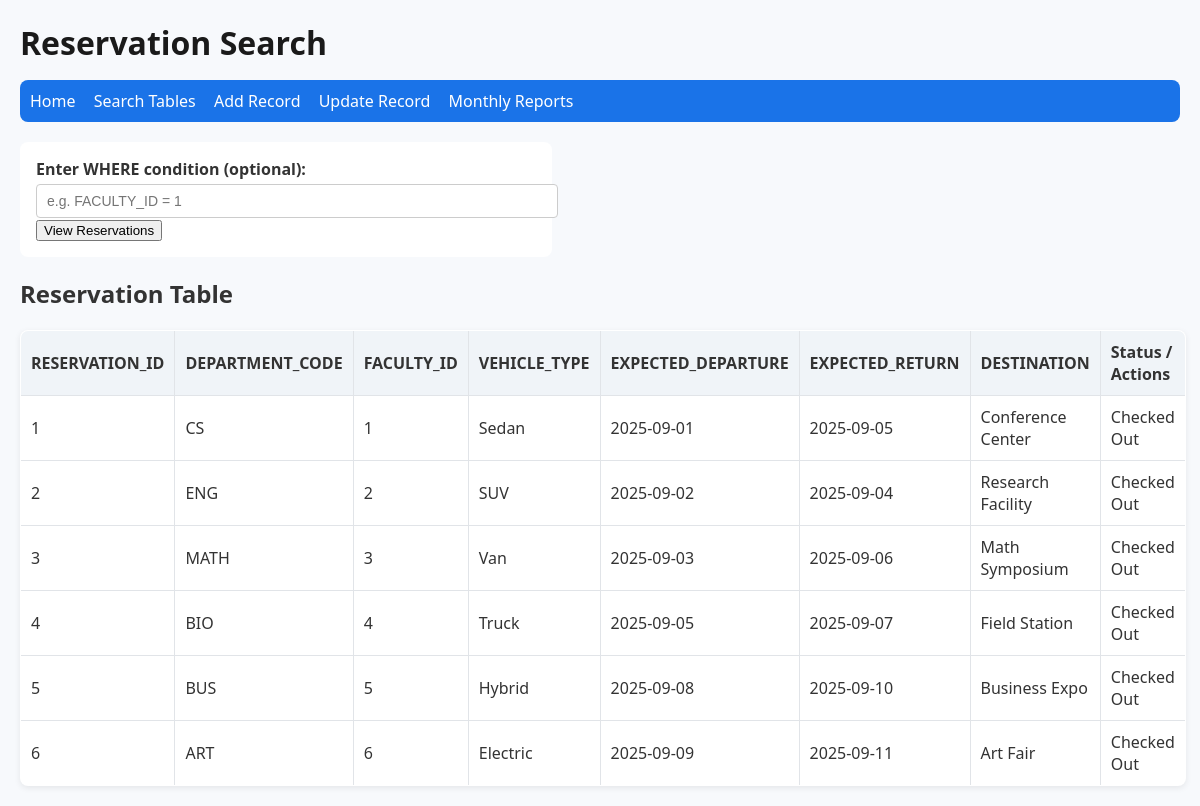
/reservations_view.php, run on the app's committed database.
### tables this page shows
CREATE TABLE CHECKOUT (
	CHECKOUT_ID    INT  NOT NULL,
	RESERVATION_ID INT  NOT NULL,
	VEHICLE_ID     INT  NOT NULL,
	FACULTY_ID     INT  NOT NULL,
	CHECKOUT_DATE  DATE NOT NULL,
	PRIMARY KEY (CHECKOUT_ID),
	CONSTRAINT UQ_CHECKOUT_RESERVATION UNIQUE (RESERVATION_ID),
	CONSTRAINT FK_CHECKOUT_RESERVATION
		FOREIGN KEY (RESERVATION_ID)
		REFERENCES RESERVATION (RESERVATION_ID)
		ON UPDATE RESTRICT ON DELETE RESTRICT,
	CONSTRAINT FK_CHECKOUT_VEHICLE
		FOREIGN KEY (VEHICLE_ID)
		REFERENCES VEHICLE (VEHICLE_ID)
		ON UPDATE RESTRICT ON DELETE RESTRICT,
	CONSTRAINT FK_CHECKOUT_FACULTY
		FOREIGN KEY (FACULTY_ID)
		REFERENCES FACULTY (FACULTY_ID)
		ON UPDATE RESTRICT ON DELETE RESTRICT
);

CREATE TABLE RESERVATION (
	RESERVATION_ID     INT          NOT NULL,
	DEPARTMENT_CODE    VARCHAR(20)  NOT NULL,
	FACULTY_ID         INT          NOT NULL,
	VEHICLE_TYPE       VARCHAR(20)  NOT NULL,
	EXPECTED_DEPARTURE DATE         NOT NULL,
	EXPECTED_RETURN    DATE         NOT NULL CHECK (EXPECTED_RETURN >= EXPECTED_DEPARTURE),
	DESTINATION        VARCHAR(99)  NOT NULL,
	PRIMARY KEY (RESERVATION_ID),
	CONSTRAINT FK_RESERVATION_DEPARTMENT
		FOREIGN KEY (DEPARTMENT_CODE)
		REFERENCES DEPARTMENT (DEPARTMENT_CODE)
		ON UPDATE RESTRICT ON DELETE RESTRICT,
	CONSTRAINT FK_RESERVATION_FACULTY
		FOREIGN KEY (FACULTY_ID)
		REFERENCES FACULTY (FACULTY_ID)
		ON UPDATE RESTRICT ON DELETE RESTRICT,
	CONSTRAINT FK_RESERVATION_VEHICLE_TYPE
		FOREIGN KEY (VEHICLE_TYPE)
		REFERENCES VEHICLE_TYPE (VEHICLE_TYPE)
		ON UPDATE RESTRICT ON DELETE RESTRICT
);

### reservations_view.php (the view, shortened to what this page needs)
<!DOCTYPE html>
<html lang="en">
<head>
    <link rel="stylesheet" href="styles.css">
</head>
<body>
    <h1>Reservation Search</h1>
    <nav>
        <a href="index.html">Home</a>
        <a href="search.php">Search Tables</a>
        <a href="add.php">Add Record</a>
        <a href="update.php">Update Record</a>
        <a href="reports.php">Monthly Reports</a>
    </nav>
    <form method="post">
        <label for="search_filter">Enter WHERE condition (optional):</label>
        <input type="text" name="search_filter" id="search_filter" placeholder="e.g. FACULTY_ID = 1">
        <button type="submit" name="view_reservations">View Reservations</button>
    </form>
<?php
$server = "127.0.0.1";
$userName = "root";
$pass = "";
$db = "tiny_college_vmdb";
$con = mysqli_connect($server, $userName, $pass, $db);
$query = "SELECT r.*, c.VEHICLE_ID AS checked_out_vehicle, c.RESERVATION_ID AS checked_out_id
          FROM RESERVATION r
          LEFT JOIN CHECKOUT c ON r.RESERVATION_ID = c.RESERVATION_ID";
$result = mysqli_query($con, $query);
if ($result && mysqli_num_rows($result) > 0) {
    echo "<h2>Reservation Table</h2>";
    echo "<table border='1' cellpadding='5' cellspacing='0'>";
    echo "<tr>
            <th>RESERVATION_ID</th>
            <th>DEPARTMENT_CODE</th>
            <th>FACULTY_ID</th>
            <th>VEHICLE_TYPE</th>
            <th>EXPECTED_DEPARTURE</th>
            <th>EXPECTED_RETURN</th>
            <th>DESTINATION</th>
            <th>Status / Actions</th>
          </tr>";
    $today = strtotime(date("Y-m-d"));
    while ($row = mysqli_fetch_assoc($result)) {
        echo "<tr>";
        echo "<td>{$row['RESERVATION_ID']}</td>";
        echo "<td>{$row['DEPARTMENT_CODE']}</td>";
        echo "<td>{$row['FACULTY_ID']}</td>";
        echo "<td>{$row['VEHICLE_TYPE']}</td>";
        echo "<td>{$row['EXPECTED_DEPARTURE']}</td>";
        echo "<td>{$row['EXPECTED_RETURN']}</td>";
        echo "<td>{$row['DESTINATION']}</td>";
        $departure = strtotime($row['EXPECTED_DEPARTURE']);
        $checked_out = !is_null($row['checked_out_id']);
        echo "<td>";
        if ($checked_out) {
            echo "Checked Out";
        } else {
            echo "Past Reservation";
        }
        echo "</td>";
        echo "</tr>";
    }
    echo "</table>";
} else {
    echo "<p>No reservations found.</p>";
}
?>
</body>
</html>

### styles.css (style rules this page uses)
body { font-family: system-ui, Arial, sans-serif; margin: 20px; background: #f7f9fc; color: #333; }
nav { margin-bottom: 20px; padding: 10px; background: #1a73e8; border-radius: 8px; }
nav a { margin-right: 14px; color: white; text-decoration: none; font-weight: 500; }
h1 { margin-bottom: 16px; color: #1a1a1a; }
form { background: white; padding: 16px; border-radius: 8px; max-width: 500px; }
label { display: block; font-weight: 600; margin-bottom: 4px; }
input[type="text"], input[type="number"], input[type="date"] { width: 100%; padding: 8px 10px; border: 1px solid #ccc; border-radius: 4px; font-size: 14px; }
table { border-collapse: collapse; width: 100%; background: white; border-radius: 8px; overflow: hidden; box-shadow: 0 2px 6px rgba(0,0,0,0.08); }
th, td { border: 1px solid #e1e4e8; padding: 10px; text-align: left; }
th { background: #f0f4f8; font-weight: 600; }

### data on the page
checkout: RESERVATION_ID.RESERVATION_ID "1", RESERVATION_ID.DEPARTMENT_CODE "CS", RESERVATION_ID.FACULTY_ID "1", RESERVATION_ID.VEHICLE_TYPE "Sedan", RESERVATION_ID.EXPECTED_DEPARTURE "2025-09-01", RESERVATION_ID.EXPECTED_RETURN "2025-09-05", RESERVATION_ID.DESTINATION "Conference Center", shows "Checked Out"
checkout: RESERVATION_ID.RESERVATION_ID "2", RESERVATION_ID.DEPARTMENT_CODE "ENG", RESERVATION_ID.FACULTY_ID "2", RESERVATION_ID.VEHICLE_TYPE "SUV", RESERVATION_ID.EXPECTED_DEPARTURE "2025-09-02", RESERVATION_ID.EXPECTED_RETURN "2025-09-04", RESERVATION_ID.DESTINATION "Research Facility", shows "Checked Out"
checkout: RESERVATION_ID.RESERVATION_ID "3", RESERVATION_ID.DEPARTMENT_CODE "MATH", RESERVATION_ID.FACULTY_ID "3", RESERVATION_ID.VEHICLE_TYPE "Van", RESERVATION_ID.EXPECTED_DEPARTURE "2025-09-03", RESERVATION_ID.EXPECTED_RETURN "2025-09-06", RESERVATION_ID.DESTINATION "Math Symposium", shows "Checked Out"
checkout: RESERVATION_ID.RESERVATION_ID "4", RESERVATION_ID.DEPARTMENT_CODE "BIO", RESERVATION_ID.FACULTY_ID "4", RESERVATION_ID.VEHICLE_TYPE "Truck", RESERVATION_ID.EXPECTED_DEPARTURE "2025-09-05", RESERVATION_ID.EXPECTED_RETURN "2025-09-07", RESERVATION_ID.DESTINATION "Field Station", shows "Checked Out"
checkout: RESERVATION_ID.RESERVATION_ID "5", RESERVATION_ID.DEPARTMENT_CODE "BUS", RESERVATION_ID.FACULTY_ID "5", RESERVATION_ID.VEHICLE_TYPE "Hybrid", RESERVATION_ID.EXPECTED_DEPARTURE "2025-09-08", RESERVATION_ID.EXPECTED_RETURN "2025-09-10", RESERVATION_ID.DESTINATION "Business Expo", shows "Checked Out"
checkout: RESERVATION_ID.RESERVATION_ID "6", RESERVATION_ID.DEPARTMENT_CODE "ART", RESERVATION_ID.FACULTY_ID "6", RESERVATION_ID.VEHICLE_TYPE "Electric", RESERVATION_ID.EXPECTED_DEPARTURE "2025-09-09", RESERVATION_ID.EXPECTED_RETURN "2025-09-11", RESERVATION_ID.DESTINATION "Art Fair", shows "Checked Out"
